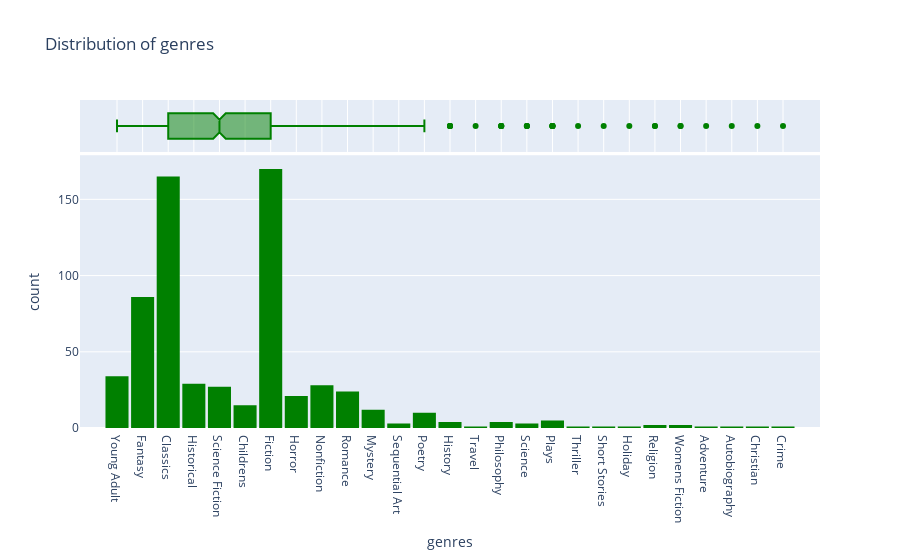

Notebook code for this chart:
### Code cell
fig = px.histogram(BooksClean_df,
                  x = 'genres',
                  marginal = 'box',
                   nbins = 10,
                color_discrete_sequence=['green'],
                title = 'Distribution of genres'
                   
                  )
fig.update_layout(bargap= 0.1)
fig.show()

### Figure 1 — Plotly figure (JSON) as saved in the notebook; plotly's stock layout.template omitted (floating-point values rounded to 4 significant figures; data arrays with more than 128 entries replaced by an {"elided": "..."} marker saying what was removed)
{"data": [{"alignmentgroup": "True", "bingroup": "x", "hovertemplate": "genres=%{x}<br>count=%{y}<extra></extra>", "legendgroup": "", "marker": {"color": "green", "pattern": {"shape": ""}}, "name": "", "nbinsx": 10, "offsetgroup": "", "orientation": "v", "showlegend": false, "type": "histogram", "x": {"elided": "652 str values"}, "xaxis": "x", "yaxis": "y"}, {"alignmentgroup": "True", "hovertemplate": "genres=%{x}<extra></extra>", "legendgroup": "", "marker": {"color": "green"}, "name": "", "notched": true, "offsetgroup": "", "showlegend": false, "type": "box", "x": {"elided": "652 str values"}, "xaxis": "x2", "yaxis": "y2"}], "layout": {"bargap": 0.1, "barmode": "relative", "legend": {"tracegroupgap": 0}, "title": {"text": "Distribution of genres"}, "xaxis": {"anchor": "y", "domain": [0, 1], "title": {"text": "genres"}}, "xaxis2": {"anchor": "y2", "domain": [0, 1], "matches": "x", "showgrid": true, "showticklabels": false}, "yaxis": {"anchor": "x", "domain": [0, 0.8316], "title": {"text": "count"}}, "yaxis2": {"anchor": "x2", "domain": [0.8416, 1], "matches": "y2", "showgrid": false, "showline": false, "showticklabels": false, "ticks": ""}}}
